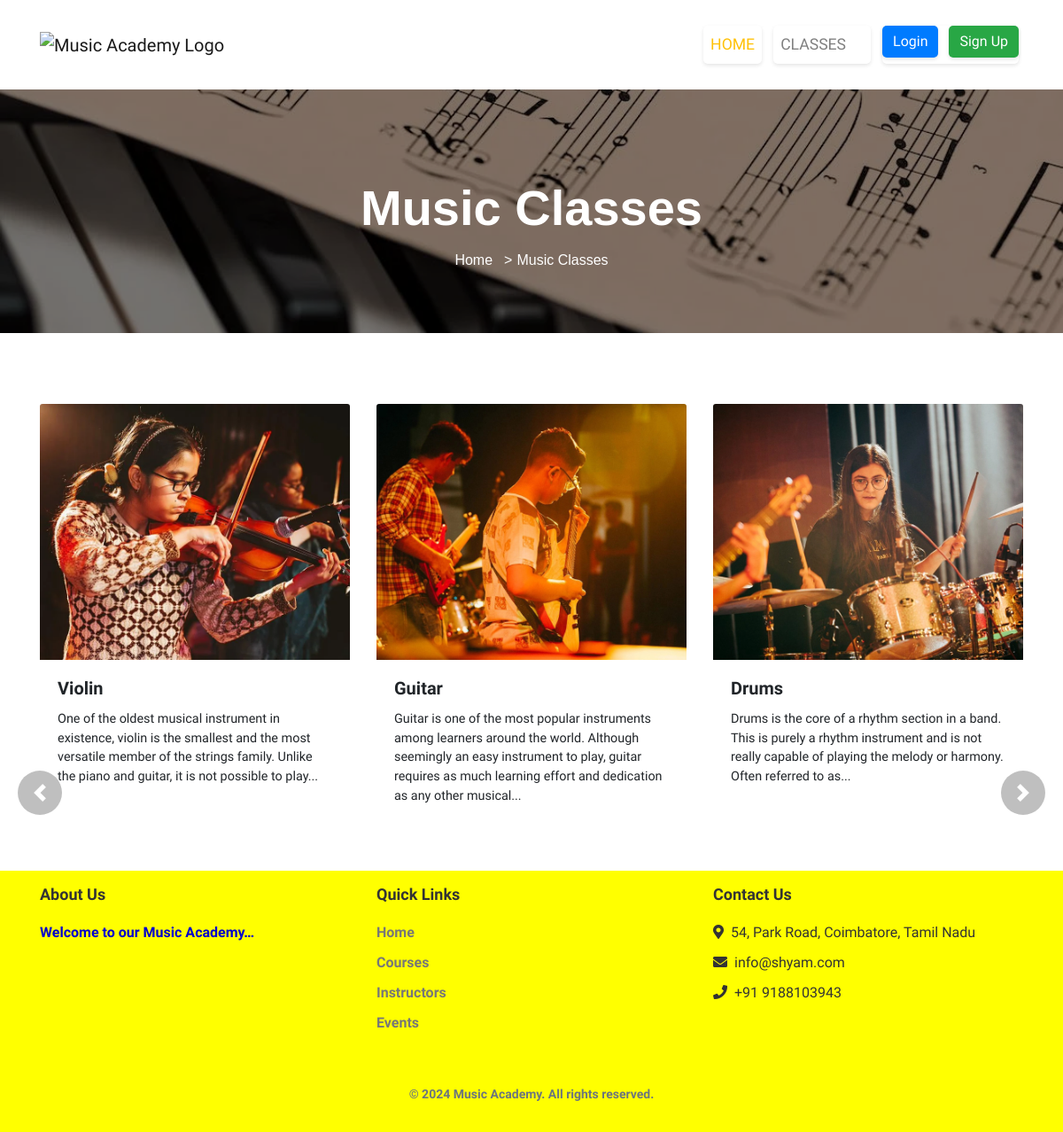
/classes.php, run on the app's committed database.
### tables this page shows
CREATE TABLE `courses` (
  `course_id` int(11) NOT NULL,
  `course_name` varchar(255) NOT NULL,
  `course_desc` longtext NOT NULL,
  `course_img` varchar(255) NOT NULL,
  `course_icon` varchar(255) NOT NULL,
  `course_status` enum('Active','Inactive') NOT NULL
);

### classes.php (the view, shortened to what this page needs)
<?php
require_once 'includes/config.php';
$query = "SELECT * FROM courses";
$stmt = $db->query($query);
if ($stmt) {
   $courses = $stmt->fetchAll(PDO::FETCH_ASSOC);
} else {
   echo "Error: Unable to fetch courses from the database";
   die();
}
?>
<?php require_once 'includes/header.php'; ?>
<div class="jumbotron jumbotron-fluid jumbotron1">
   <div class="container">
       <h1 class="display-4">Music Classes</h1>
       <nav aria-label="breadcrumb">
           <ol class="breadcrumb">
               <li class="breadcrumb-item"><a href="<?php echo URL; ?>/index.php">Home</a></li>
               <li class="breadcrumb-item active" aria-current="page">Music Classes</li>
           </ol>
       </nav>
   </div>
</div>
<main class="custom-main">
   <div class="container mt-5">
       <div id="carouselExampleControls" class="carousel slide" data-ride="carousel">
           <div class="carousel-inner">
               <?php $active = true; ?>
               <?php for ($i = 0; $i < count($courses); $i += 3): ?>
                   <div class="carousel-item <?php echo $active ? 'active' : ''; ?>">
                       <div class="row">
                           <?php for ($j = $i; $j < $i + 3 && $j < count($courses); $j++): ?>
                               <div class="col-md-4 animated fadeInUp">
                                   <div class="class-card">
                                       <a href="course_details.php?course_id=<?php echo $courses[$j]['course_id']; ?>">
                                           <img src="imgFolder/<?php echo $courses[$j]['course_icon']; ?>" class="card-img-top" alt="<?php echo $courses[$j]['course_name']; ?>">
                                       </a>
                                       <div class="card-body">
                                           <h5 class="card-title"><?php echo $courses[$j]['course_name']; ?></h5>
                                           <p class="card-text"><?php echo truncate_words($courses[$j]['course_desc'], 32); ?></p>
                                       </div>
                                   </div>
                               </div>
                           <?php endfor; ?>
                       </div>
                   </div>
                   <?php $active = false; ?>
               <?php endfor; ?>
           </div>
       </div>
       <a class="carousel-control-prev" href="#carouselExampleControls" role="button" data-slide="prev">
           <span class="carousel-control-prev-icon" aria-hidden="true"></span>
       </a>
       <a class="carousel-control-next" href="#carouselExampleControls" role="button" data-slide="next">
           <span class="carousel-control-next-icon" aria-hidden="true"></span>
       </a>
   </div>
</main>
<?php require_once 'includes/footer.php'; ?>
<?php
function truncate_words($string, $word_limit) {
   $words = explode(' ', $string);
   if (count($words) > $word_limit) {
       return implode(' ', array_slice($words, 0, $word_limit)) . '...';
   } else {
       return $string;
   }
}
?>

### styles/style.css (style rules this page uses)
.class-card { margin-bottom: 30px; }
.class-card img { width: 100%; height: auto; }
.card-title { font-weight: bold; }
.card-text { font-size: 0.9rem; }
.carousel-control-prev, .carousel-control-next { position: absolute; top: 70%; transform: translateY(-50%); width: 50px; height: 50px; border-radius: 50%; background-color: rgba(0, 0, 0, 0.5); color: white; text-align: center; line-height: 50px; font-size: 20px; transition: background-color 0.3s; }
.carousel-control-prev { left: 20px; }
.carousel-control-next { right: 20px; }
.jumbotron { position: relative; background-size: cover; background-position: center; padding: 100px 0; text-align: center; z-index: 1; }
.jumbotron::before { content: ''; position: absolute; top: 0; left: 0; width: 100%; height: 100%; background-color: rgba(0, 0, 0, 0.5); z-index: -1; }
.jumbotron h1 { font-size: 3.5rem; font-weight: bold; font-family: "Century Gothic", sans-serif; color: #fff; position: relative; z-index: 2; }
.breadcrumb { position: absolute; bottom: 70px; left: 50%; transform: translateX(-50%); background-color: transparent; padding: 0; margin: 0; }
.breadcrumb-item a { color: #fff; font-family: "Century Gothic", sans-serif; }
.breadcrumb-item.active { color: #fff; font-family: "Century Gothic", sans-serif; }
.breadcrumb-item + .breadcrumb-item::before { content: ">"; color: #fff; padding: 0 5px; }
.jumbotron1 { background-image: url('img/jumbotron1.jpg'); }
.custom-body { display: flex; flex-direction: column; min-height: 100vh; font-family: 'Didact Gothic', sans-serif; }
.custom-main { flex: 1; }

### data on the page
courses: course_icon (picture), course_name "Violin", course_desc "One of the oldest musical instrument in existence, violin is the smallest and the most versatile member of the strings family. Unlike the piano and guitar, it is not possible to play..."
courses: course_icon (picture), course_name "Guitar", course_desc "Guitar is one of the most popular instruments among learners around the world. Although seemingly an easy instrument to play, guitar requires as much learning effort and dedication as any other musical..."
courses: course_icon (picture), course_name "Drums", course_desc "Drums is the core of a rhythm section in a band. This is purely a rhythm instrument and is not really capable of playing the melody or harmony. Often referred to as..."
